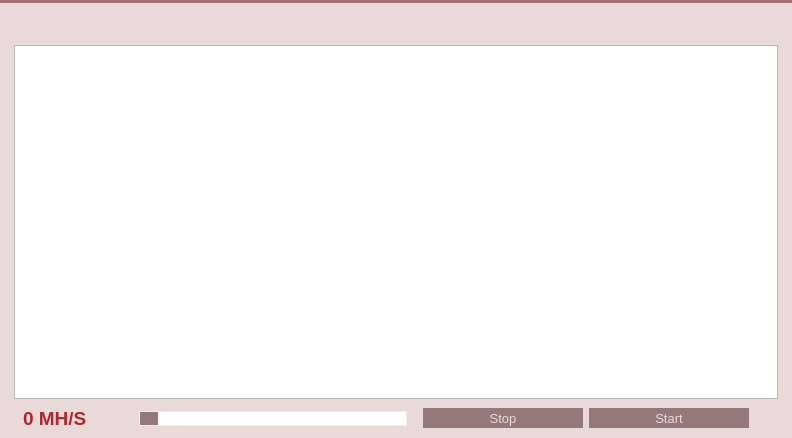
<?xml version="1.0" encoding="UTF-8"?>
<ui version="4.0">
 <class>MiningPage</class>
 <widget class="QWidget" name="MiningPage">
  <property name="geometry">
   <rect>
    <x>0</x>
    <y>0</y>
    <width>792</width>
    <height>438</height>
   </rect>
  </property>
  <property name="palette">
   <palette>
    <active>
     <colorrole role="Button">
      <brush brushstyle="SolidPattern">
       <color alpha="255">
        <red>233</red>
        <green>217</green>
        <blue>216</blue>
       </color>
      </brush>
     </colorrole>
     <colorrole role="Base">
      <brush brushstyle="SolidPattern">
       <color alpha="255">
        <red>233</red>
        <green>217</green>
        <blue>216</blue>
       </color>
      </brush>
     </colorrole>
     <colorrole role="Window">
      <brush brushstyle="SolidPattern">
       <color alpha="255">
        <red>233</red>
        <green>217</green>
        <blue>216</blue>
       </color>
      </brush>
     </colorrole>
     <colorrole role="Highlight">
      <brush brushstyle="SolidPattern">
       <color alpha="255">
        <red>235</red>
        <green>235</green>
        <blue>235</blue>
       </color>
      </brush>
     </colorrole>
     <colorrole role="HighlightedText">
      <brush brushstyle="SolidPattern">
       <color alpha="255">
        <red>171</red>
        <green>127</green>
        <blue>130</blue>
       </color>
      </brush>
     </colorrole>
    </active>
    <inactive>
     <colorrole role="Button">
      <brush brushstyle="SolidPattern">
       <color alpha="255">
        <red>233</red>
        <green>217</green>
        <blue>216</blue>
       </color>
      </brush>
     </colorrole>
     <colorrole role="Base">
      <brush brushstyle="SolidPattern">
       <color alpha="255">
        <red>233</red>
        <green>217</green>
        <blue>216</blue>
       </color>
      </brush>
     </colorrole>
     <colorrole role="Window">
      <brush brushstyle="SolidPattern">
       <color alpha="255">
        <red>233</red>
        <green>217</green>
        <blue>216</blue>
       </color>
      </brush>
     </colorrole>
     <colorrole role="Highlight">
      <brush brushstyle="SolidPattern">
       <color alpha="255">
        <red>235</red>
        <green>235</green>
        <blue>235</blue>
       </color>
      </brush>
     </colorrole>
     <colorrole role="HighlightedText">
      <brush brushstyle="SolidPattern">
       <color alpha="255">
        <red>171</red>
        <green>127</green>
        <blue>130</blue>
       </color>
      </brush>
     </colorrole>
    </inactive>
    <disabled>
     <colorrole role="Button">
      <brush brushstyle="SolidPattern">
       <color alpha="255">
        <red>233</red>
        <green>217</green>
        <blue>216</blue>
       </color>
      </brush>
     </colorrole>
     <colorrole role="Base">
      <brush brushstyle="SolidPattern">
       <color alpha="255">
        <red>233</red>
        <green>217</green>
        <blue>216</blue>
       </color>
      </brush>
     </colorrole>
     <colorrole role="Window">
      <brush brushstyle="SolidPattern">
       <color alpha="255">
        <red>233</red>
        <green>217</green>
        <blue>216</blue>
       </color>
      </brush>
     </colorrole>
     <colorrole role="Highlight">
      <brush brushstyle="SolidPattern">
       <color alpha="255">
        <red>240</red>
        <green>240</green>
        <blue>240</blue>
       </color>
      </brush>
     </colorrole>
     <colorrole role="HighlightedText">
      <brush brushstyle="SolidPattern">
       <color alpha="255">
        <red>171</red>
        <green>127</green>
        <blue>130</blue>
       </color>
      </brush>
     </colorrole>
    </disabled>
   </palette>
  </property>
  <property name="windowTitle">
   <string>Form</string>
  </property>
  <property name="styleSheet">
   <string notr="true"/>
  </property>
  <layout class="QVBoxLayout" name="verticalLayout">
   <property name="spacing">
    <number>0</number>
   </property>
   <property name="margin">
    <number>0</number>
   </property>
   <item>
    <widget class="Line" name="lineBefore">
     <property name="styleSheet">
      <string notr="true">background-color: #A37276;</string>
     </property>
     <property name="frameShadow">
      <enum>QFrame::Raised</enum>
     </property>
     <property name="lineWidth">
      <number>0</number>
     </property>
     <property name="orientation">
      <enum>Qt::Horizontal</enum>
   </property>
    </widget>
   </item>
   <item>
    <widget class="QWidget" name="wHeader" native="true">
   <property name="minimumSize">
    <size>
     <width>0</width>
     <height>32</height>
    </size>
   </property>
   <property name="maximumSize">
    <size>
     <width>16777215</width>
     <height>32</height>
    </size>
   </property>
   <property name="is_header" stdset="0">
    <bool>true</bool>
   </property>
     <layout class="QHBoxLayout" name="horizontalLayout_20">
    <property name="margin">
     <number>0</number>
    </property>
    <item>
       <spacer name="horizontalSpacer_28">
      <property name="orientation">
       <enum>Qt::Horizontal</enum>
      </property>
      <property name="sizeType">
       <enum>QSizePolicy::Fixed</enum>
      </property>
      <property name="sizeHint" stdset="0">
       <size>
          <width>7</width>
        <height>20</height>
       </size>
      </property>
     </spacer>
    </item>
    <item>
       <widget class="QLabel" name="label_37">
      <property name="sizePolicy">
       <sizepolicy hsizetype="Preferred" vsizetype="Preferred">
        <horstretch>0</horstretch>
        <verstretch>0</verstretch>
       </sizepolicy>
      </property>
      <property name="minimumSize">
       <size>
        <width>30</width>
        <height>30</height>
       </size>
      </property>
      <property name="maximumSize">
       <size>
        <width>30</width>
        <height>30</height>
       </size>
      </property>
      <property name="text">
       <string/>
      </property>
      <property name="pixmap">
         <pixmap resource="../res.qrc">:/res/mining_title.png</pixmap>
      </property>
     </widget>
    </item>
    <item>
       <widget class="QLabel" name="label_38">
      <property name="font">
       <font>
        <pointsize>11</pointsize>
        <stylestrategy>PreferAntialias</stylestrategy>
       </font>
      </property>
      <property name="styleSheet">
       <string notr="true">QLabel {
	color: #E9D9D8;
}</string>
      </property>
      <property name="text">
       <string>Mining coins</string>
      </property>
        <property name="buddy">
         <cstring></cstring>
        </property>
     </widget>
    </item>
   </layout>
  </widget>
   </item>
   <item>
    <widget class="QWidget" name="wContainer" native="true">
     <property name="styleSheet">
      <string notr="true">#wContainer {
	background-color: #E9D9D8;
}</string>
     </property>
     <layout class="QVBoxLayout" name="verticalLayout_2">
      <property name="leftMargin">
       <number>14</number>
      </property>
      <property name="topMargin">
       <number>10</number>
      </property>
      <property name="rightMargin">
       <number>14</number>
      </property>
      <property name="bottomMargin">
       <number>8</number>
      </property>
      <item>
  <widget class="QTextEdit" name="miningLog">
   <property name="minimumSize">
    <size>
     <width>0</width>
     <height>100</height>
    </size>
   </property>
   <property name="palette">
    <palette>
     <active>
      <colorrole role="Button">
       <brush brushstyle="SolidPattern">
        <color alpha="255">
         <red>242</red>
         <green>241</green>
         <blue>240</blue>
        </color>
       </brush>
      </colorrole>
      <colorrole role="Base">
       <brush brushstyle="SolidPattern">
        <color alpha="255">
         <red>255</red>
         <green>255</green>
         <blue>255</blue>
        </color>
       </brush>
      </colorrole>
      <colorrole role="Window">
       <brush brushstyle="SolidPattern">
        <color alpha="255">
         <red>242</red>
         <green>241</green>
         <blue>240</blue>
        </color>
       </brush>
      </colorrole>
     </active>
     <inactive>
      <colorrole role="Button">
       <brush brushstyle="SolidPattern">
        <color alpha="255">
         <red>242</red>
         <green>241</green>
         <blue>240</blue>
        </color>
       </brush>
      </colorrole>
      <colorrole role="Base">
       <brush brushstyle="SolidPattern">
        <color alpha="255">
         <red>255</red>
         <green>255</green>
         <blue>255</blue>
        </color>
       </brush>
      </colorrole>
      <colorrole role="Window">
       <brush brushstyle="SolidPattern">
        <color alpha="255">
         <red>242</red>
         <green>241</green>
         <blue>240</blue>
        </color>
       </brush>
      </colorrole>
     </inactive>
     <disabled>
      <colorrole role="Button">
       <brush brushstyle="SolidPattern">
        <color alpha="255">
         <red>242</red>
         <green>241</green>
         <blue>240</blue>
        </color>
       </brush>
      </colorrole>
      <colorrole role="Base">
       <brush brushstyle="SolidPattern">
        <color alpha="255">
         <red>242</red>
         <green>241</green>
         <blue>240</blue>
        </color>
       </brush>
      </colorrole>
      <colorrole role="Window">
       <brush brushstyle="SolidPattern">
        <color alpha="255">
         <red>242</red>
         <green>241</green>
         <blue>240</blue>
        </color>
       </brush>
      </colorrole>
     </disabled>
    </palette>
   </property>
        <property name="styleSheet">
         <string notr="true"> QScrollBar:vertical {
     border: 0px solid grey;
     background: white;
     width: 9px;
     margin: 0px 0px 0 0px;
 }
 QScrollBar::handle:vertical {
     background: #BB9396;
     min-width: 20px;
 }</string>
        </property>
   <property name="readOnly">
    <bool>true</bool>
   </property>
   <property name="tabKeyNavigation" stdset="0">
    <bool>false</bool>
   </property>
   <property name="columnCount" stdset="0">
    <number>2</number>
   </property>
  </widget>
      </item>
      <item>
       <layout class="QHBoxLayout" name="horizontalLayout">
        <property name="leftMargin">
         <number>9</number>
        </property>
        <property name="topMargin">
         <number>2</number>
        </property>
        <property name="rightMargin">
         <number>9</number>
   </property>
        <property name="bottomMargin">
         <number>0</number>
        </property>
        <item>
         <widget class="QLabel" name="lSpeed">
   <property name="sizePolicy">
           <sizepolicy hsizetype="Preferred" vsizetype="Preferred">
     <horstretch>0</horstretch>
     <verstretch>0</verstretch>
    </sizepolicy>
   </property>
   <property name="minimumSize">
    <size>
            <width>110</width>
            <height>0</height>
    </size>
   </property>
   <property name="palette">
    <palette>
     <active>
      <colorrole role="WindowText">
       <brush brushstyle="SolidPattern">
        <color alpha="255">
                <red>175</red>
                <green>39</green>
                <blue>46</blue>
        </color>
       </brush>
      </colorrole>
      <colorrole role="Text">
       <brush brushstyle="SolidPattern">
        <color alpha="255">
                <red>175</red>
                <green>39</green>
                <blue>46</blue>
        </color>
       </brush>
      </colorrole>
      <colorrole role="ButtonText">
       <brush brushstyle="SolidPattern">
        <color alpha="255">
                <red>175</red>
                <green>39</green>
                <blue>46</blue>
        </color>
       </brush>
      </colorrole>
     </active>
     <inactive>
      <colorrole role="WindowText">
       <brush brushstyle="SolidPattern">
        <color alpha="255">
                <red>175</red>
                <green>39</green>
                <blue>46</blue>
        </color>
       </brush>
      </colorrole>
      <colorrole role="Text">
       <brush brushstyle="SolidPattern">
        <color alpha="255">
                <red>175</red>
                <green>39</green>
                <blue>46</blue>
        </color>
       </brush>
      </colorrole>
      <colorrole role="ButtonText">
       <brush brushstyle="SolidPattern">
        <color alpha="255">
                <red>175</red>
                <green>39</green>
                <blue>46</blue>
        </color>
       </brush>
      </colorrole>
     </inactive>
     <disabled>
      <colorrole role="WindowText">
       <brush brushstyle="SolidPattern">
        <color alpha="255">
                <red>175</red>
                <green>39</green>
                <blue>46</blue>
        </color>
       </brush>
      </colorrole>
      <colorrole role="Text">
       <brush brushstyle="SolidPattern">
        <color alpha="255">
                <red>175</red>
                <green>39</green>
                <blue>46</blue>
        </color>
       </brush>
      </colorrole>
      <colorrole role="ButtonText">
       <brush brushstyle="SolidPattern">
        <color alpha="255">
                <red>175</red>
                <green>39</green>
                <blue>46</blue>
        </color>
       </brush>
      </colorrole>
     </disabled>
    </palette>
   </property>
   <property name="font">
    <font>
            <pointsize>14</pointsize>
            <weight>75</weight>
            <bold>true</bold>
     <stylestrategy>PreferAntialias</stylestrategy>
    </font>
   </property>
   <property name="styleSheet">
           <string notr="true">QLabel {
	color: #AF272E;
}</string>
   </property>
   <property name="text">
           <string notr="true">0 MH/S</string>
          </property>
          <property name="wordWrap">
           <bool>false</bool>
   </property>
   <property name="textInteractionFlags">
    <set>Qt::TextSelectableByMouse</set>
   </property>
  </widget>
        </item>
        <item>
         <widget class="QSlider" name="procSlider">
          <property name="enabled">
           <bool>true</bool>
          </property>
          <property name="styleSheet">
           <string notr="true">QSlider::groove {
	border: 1px solid #ededed;
	background-color: white;
	min-height: 20px;
}
QSlider::groove:disabled {
	background-color: #e0e0e0;
}

QSlider::handle {
	border: none;
	background-color: #947978;
    width: 18px;
}
QSlider::handle:hover {
	background-color: #AF272E;
}
QSlider::handle:pressed {
	background-color: #9D0B17;
}
</string>
          </property>
          <property name="minimum">
           <number>1</number>
          </property>
          <property name="maximum">
           <number>1</number>
          </property>
          <property name="orientation">
           <enum>Qt::Horizontal</enum>
          </property>
         </widget>
        </item>
        <item>
         <spacer name="horizontalSpacer_4">
          <property name="orientation">
           <enum>Qt::Horizontal</enum>
          </property>
          <property name="sizeType">
           <enum>QSizePolicy::Fixed</enum>
          </property>
          <property name="sizeHint" stdset="0">
           <size>
            <width>10</width>
            <height>20</height>
           </size>
          </property>
         </spacer>
        </item>
        <item>
         <widget class="QPushButton" name="bStopMining">
          <property name="font">
           <font>
            <pointsize>10</pointsize>
            <stylestrategy>PreferAntialias</stylestrategy>
           </font>
          </property>
          <property name="styleSheet">
           <string notr="true">QPushButton {
	background-color: #947978;
	color: #E9D9D8;
	border: 0px solid gray;
	max-height: 20px;
	min-height: 20px;
	max-width: 160px;
	min-width: 160px;
}

QPushButton:hover {
	background-color: #AF272E;
}

QPushButton:pressed:flat {
	background-color: #9D0B17;
}</string>
          </property>
          <property name="text">
           <string>Stop</string>
          </property>
          <property name="default">
           <bool>false</bool>
          </property>
          <property name="flat">
           <bool>true</bool>
          </property>
         </widget>
        </item>
        <item>
         <widget class="QPushButton" name="bStartMining">
          <property name="font">
           <font>
            <pointsize>10</pointsize>
            <stylestrategy>PreferAntialias</stylestrategy>
           </font>
          </property>
          <property name="styleSheet">
           <string notr="true">QPushButton {
	background-color: #947978;
	color: #E9D9D8;
	border: 0px solid gray;
	max-height: 20px;
	min-height: 20px;
	max-width: 160px;
	min-width: 160px;
}

QPushButton:hover {
	background-color: #AF272E;
}

QPushButton:pressed:flat {
	background-color: #9D0B17;
}</string>
          </property>
          <property name="text">
           <string>Start</string>
          </property>
          <property name="default">
           <bool>true</bool>
          </property>
          <property name="flat">
           <bool>true</bool>
          </property>
         </widget>
        </item>
        <item>
         <spacer name="horizontalSpacer_2">
          <property name="orientation">
           <enum>Qt::Horizontal</enum>
          </property>
          <property name="sizeType">
           <enum>QSizePolicy::Fixed</enum>
          </property>
          <property name="sizeHint" stdset="0">
           <size>
            <width>20</width>
            <height>20</height>
           </size>
          </property>
         </spacer>
        </item>
       </layout>
      </item>
     </layout>
    </widget>
   </item>
  </layout>
 </widget>
 <resources>
  <include location="../res.qrc"/>
 </resources>
 <connections/>
</ui>
